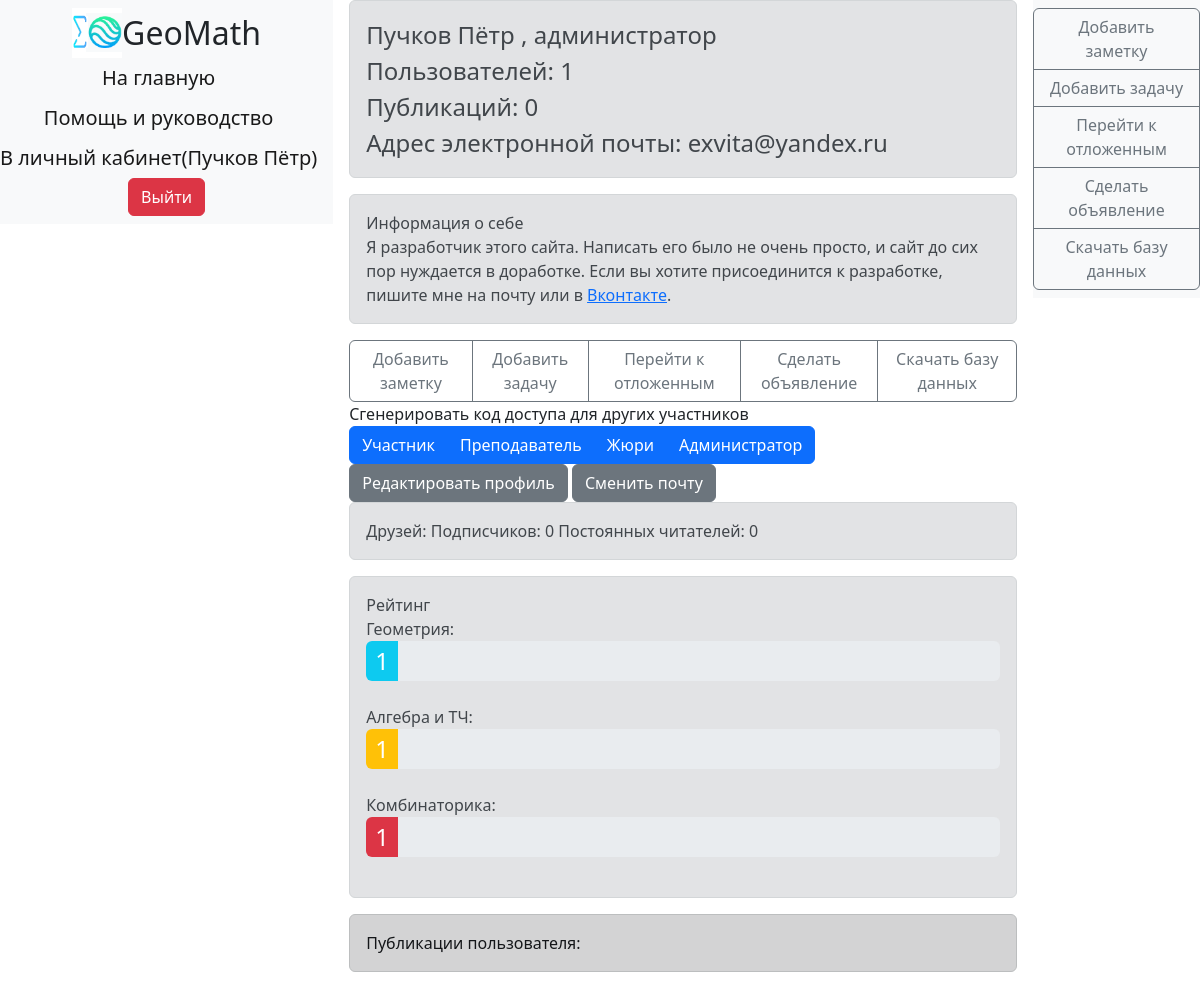
Screenshot of /profile/1 (signed in) with the database file from the repository.
### data/users.py (models this page shows, shortened)
class User(SqlAlchemyBase, UserMixin):
    __tablename__ = 'users'
    id = sqlalchemy.Column(sqlalchemy.Integer,
                           primary_key=True, autoincrement=True)
    name = sqlalchemy.Column(sqlalchemy.String, nullable=True)
    status = sqlalchemy.Column(sqlalchemy.String, nullable=True)
    about = sqlalchemy.Column(sqlalchemy.String, nullable=True)
    email = sqlalchemy.Column(sqlalchemy.String,
                              index=True, unique=True, nullable=True)
    email_code = sqlalchemy.Column(sqlalchemy.String)
    new_email = sqlalchemy.Column(sqlalchemy.String)
    new_email_code = sqlalchemy.Column(sqlalchemy.String, default='')
    hashed_password = sqlalchemy.Column(sqlalchemy.String, nullable=True)
    created_date = sqlalchemy.Column(sqlalchemy.DateTime,
                                     default=datetime.datetime.now)
    wrong = sqlalchemy.Column(sqlalchemy.PickleType, default=[])
    toread = sqlalchemy.Column(sqlalchemy.PickleType, default=[])
    subscribers_count = sqlalchemy.Column(sqlalchemy.Integer, default=0)
    readers = sqlalchemy.Column(sqlalchemy.PickleType, default=[])
    subscribes = sqlalchemy.Column(sqlalchemy.PickleType, default=[])
    posts = orm.relation("Post", back_populates='user')
    problems = orm.relation("Problem", back_populates='user')
    solutions = orm.relation("Solution", back_populates='user')
    comments = orm.relation("Comment", back_populates='user')
    def profile_href(self):
        return f"/profile/{self.id}"
    def get_rank(self, theme=None, creating_only=False): # Умная функция подсчёта рейтинга
        res = 0
        if self.status in ['жюри', 'преподаватель']:
            return 100
        for post in self.posts:
            if theme is None or post.theme == theme:
                res += post.rank
        for comment in self.comments:
            if theme is None or comment.theme == theme:
                res += comment.rank * 0.3
        timedelta = datetime.datetime.now() - self.created_date
        months = timedelta.seconds / 60 / 60 / 24 / 30
        res -= months
        rank = max(1, math.atan(res / 2000) / math.pi * 200)
        return rank

### main.py (the view)
@login_required
@app.route('/profile/<int:user_id>')
def profile(user_id):
    if not current_user.is_authenticated:
        return redirect('/login')
    db_sess = db_session.create_session()
    user = db_sess.query(User).filter(User.id == user_id).first()
    if not user:
        db_sess.close()
        return redirect("/")
    publs = sorted(list(user.posts) + list(user.problems), key=lambda x: x.created_date)[
            ::-1]
    res = make_response(
        render_template("profile.html", title=user.name, user=user, viewer=current_user, publications=publs,
                        isinstance=isinstance,
                        Post=Post, Problem=Problem,
                        subscribers=user.subscribers_count, readers=(0 if not user.readers else len(user.readers)),
                        geom1=user.get_rank('0', creating_only=True),
                        alg1=user.get_rank('1', creating_only=True), comb1=user.get_rank('2', creating_only=True),
                        geom2=user.get_rank('0'),
                        alg2=user.get_rank('1'), comb2=user.get_rank('2'), with_cats_show=with_cats_show,
                        admin_message=admin_message, users_count=db_sess.query(User).count(),
                        publ_count=db_sess.query(Post).count() + db_sess.query(Problem).count()
                        ))
    return res

### data/db_session.py (called while the page is built)
def create_session() -> Session:
    global __factory
    return __factory()

### main.py (called while the page is built)
@login_manager.user_loader
def load_user(user_id):
    db_sess = db_session.create_session()
    return db_sess.query(User).get(user_id)

### templates/profile.html (shortened to what this page needs)
{% extends "base.html" %}
{% block content %}
<div class="alert alert-secondary"><font size="5">
    {{ user.name }}
    {% if viewer.id==user.id and user.status=="администратор" %}, администратор<br> Пользователей: {{users_count}}<br>Публикаций:
    {{publ_count}}
    {% endif %}
    <br>
    Адрес электронной почты: {{ user.email }}
</font></div>
{% if user.about %}
{% if user.status=="администратор" %}
<div class="alert alert-secondary">Информация о себе <br> {{ user.about|safe }}</div>
{% else %}
<div class="alert alert-secondary">Информация о себе <br> {{ user.about }}</div>
{% endif %}
{% endif %}
<div class="btn-group" role="group">
    {% if current_user.is_authenticated %}
    <a href="/add_post" class="btn btn-outline-secondary">Добавить заметку</a>
    <a href="/add_problem" class="btn btn-outline-secondary">Добавить задачу</a>
    <a class="btn btn-outline-secondary" href="/my">Перейти к отложенным</a>
    {% if current_user.status == "администратор" %}
    <a class="btn btn-outline-secondary" href="/admin_message">Сделать объявление</a>
    <a class="btn btn-outline-secondary" href="/get_db">Скачать базу данных</a>
    {% endif %}
    {% endif %}
</div>
{% if viewer.id==user.id %}
Сгенерировать код доступа для других участников<br>
{% if user.status=="администратор" %}
<div class="btn-group" role="group" aria-label="Basic example">
    <a href="/generate_code/участник" class="btn btn-primary">Участник</a>
    <a href="/generate_code/преподаватель" class="btn btn-primary">Преподаватель</a>
    <a href="/generate_code/жюри" class="btn btn-primary">Жюри</a>
    <a href="/generate_code/администратор" class="btn btn-primary">Администратор</a>
</div>
{% elif user.status=="жюри" %}
<div class="btn-group" role="group" aria-label="Basic example">
    <a href="/generate_code/участник" class="btn btn-primary">Участник</a>
    <a href="/generate_code/преподаватель" class="btn btn-primary">Преподаватель</a>
    <a href="/generate_code/жюри" class="btn btn-primary">Жюри</a>
</div>
{% elif user.status=="преподаватель" %}
<div class="btn-group" role="group" aria-label="Basic example">
    <a href="/generate_code/участник" class="btn btn-primary">Участник</a>
    <a href="/generate_code/преподаватель" class="btn btn-primary">Преподаватель</a>
</div>
{% elif user.status=="участник" %}
<div class="btn-group" role="group" aria-label="Basic example">
    <a href="/generate_code/участник" class="btn btn-primary">Участник</a>
</div>
{% endif %}
{% set edit_profile_href = "/edit_profile/" + user.id|string %}
{% set email_reset_href = "/reset_email/"+user.id|string %}
<a class="btn btn-secondary" href={{ edit_profile_href }}>Редактировать профиль</a> <a class="btn btn-secondary" href={{
                                                                                       email_reset_href }}>Сменить
    почту</a>
{% endif %}
<div class="alert alert-secondary">Друзей: {{ friends }} Подписчиков: {{ subscribers }} Постоянных читателей: {{ readers
    }}
</div>
{% if user.status!="жюри" and user.status!="преподаватель" %}
<div class="alert alert-secondary">
    Рейтинг<br>
    Геометрия:
    <div class="progress" style="height: 40px;">
        {% if 0<=geom1 and geom1<10 %}
        <div class="progress-bar bg-info" role="progressbar" style="width: 5%" aria-valuenow="5" aria-valuemin="0"
             aria-valuemax="100"><font
                size="5">{{ geom1 }}</font></div>
        {% elif 10<=geom1 and geom1<30 %}
        <div class="progress-bar bg-info" role="progressbar" style="width: 20%" aria-valuenow="20" aria-valuemin="0"
             aria-valuemax="100"><font
                size="5">{{ geom1 }}</font></div>
        {% elif 30<=geom1 and geom1<50 %}
        <div class="progress-bar bg-info" role="progressbar" style="width: 40%" aria-valuenow="40" aria-valuemin="0"
             aria-valuemax="100"><font
                size="5">{{ geom1 }}</font></div>
        {% elif 50<=geom1 and geom1<70 %}
        <div class="progress-bar bg-info" role="progressbar" style="width: 60%" aria-valuenow="60" aria-valuemin="0"
             aria-valuemax="100"><font
                size="5">{{ geom1 }}</font></div>
        {% elif 70<=geom1 and geom1<90 %}
        <div class="progress-bar bg-info" role="progressbar" style="width: 80%" aria-valuenow="80" aria-valuemin="0"
             aria-valuemax="100"><font
                size="5">{{ geom1 }}</font></div>
        {% elif 90<=geom1 and geom1<100 %}
        <div class="progress-bar bg-info" role="progressbar" style="width: 95%" aria-valuenow="95" aria-valuemin="0"
             aria-valuemax="100"><font
                size="5">{{ geom1 }}</font></div>
        {% elif geom1==100 %}
        <div class="progress-bar bg-info" role="progressbar" style="width: 100%" aria-valuenow="100" aria-valuemin="0"
             aria-valuemax="100"><font
                size="5">{{ geom1 }}</font></div>
        {% endif %}
    </div>
    <br>
    Алгебра и ТЧ:
    <div class="progress" style="height: 40px;">
        {% if 0<=alg1 and alg1<10 %}
        <div class="progress-bar bg-warning" role="progressbar" style="width: 5%" aria-valuenow="5" aria-valuemin="0"
             aria-valuemax="100"><font
                size="5"> {{ alg1 }}</font></div>
        {% elif 10<=alg1 and alg1<30 %}
        <div class="progress-bar bg-warning" role="progressbar" style="width: 20%" aria-valuenow="20" aria-valuemin="0"
             aria-valuemax="100"><font
                size="5"> {{ alg1 }}</font></div>
        {% elif 30<=alg1 and alg1<50 %}
        <div class="progress-bar bg-warning" role="progressbar" style="width: 40%" aria-valuenow="40" aria-valuemin="0"
             aria-valuemax="100"><font
                size="5"> {{ alg1 }}</font></div>
        {% elif 50<=alg1 and alg1<70 %}
        <div class="progress-bar bg-warning" role="progressbar" style="width: 60%" aria-valuenow="60" aria-valuemin="0"
             aria-valuemax="100"><font
                size="5"> {{ galg1 }}</font></div>
        {% elif 70<=alg1 and alg1<90 %}
        <div class="progress-bar bg-warning" role="progressbar" style="width: 80%" aria-valuenow="80" aria-valuemin="0"
             aria-valuemax="100"><font
                size="5"> {{ alg1 }}</font></div>
        {% elif 90<=alg1 and alg1<100 %}
        <div class="progress-bar bg-warning" role="progressbar" style="width: 95%" aria-valuenow="95" aria-valuemin="0"
             aria-valuemax="100"><font
                size="5"> {{ alg1 }}</font></div>
        {% elif alg1==100 %}
        <div class="progress-bar bg-warning" role="progressbar" style="width: 100%" aria-valuenow="100"
             aria-valuemin="0"
             aria-valuemax="100"><font
                size="5"> {{ alg1 }}</font></div>
        {% endif %}
    </div>
    <br>
    Комбинаторика:
    <div class="progress" style="height: 40px;">
        {% if 0<=comb1 and comb1<10 %}
        <div class="progress-bar bg-danger" role="progressbar" style="width: 5%" aria-valuenow="5" aria-valuemin="0"
             aria-valuemax="100"><font
                size="5">{{ comb1 }}</font></div>
        {% elif 10<=comb1 and comb1<30 %}
        <div class="progress-bar bg-danger" role="progressbar" style="width: 20%" aria-valuenow="20" aria-valuemin="0"
             aria-valuemax="100"><font
                size="5">{{ comb1 }}</font></div>
        {% elif 30<=comb1 and comb1<50 %}
        <div class="progress-bar bg-danger" role="progressbar" style="width: 40%" aria-valuenow="40" aria-valuemin="0"
             aria-valuemax="100"><font
                size="5">{{ comb1 }}</font></div>
        {% elif 50<=comb1 and comb1<70 %}
        <div class="progress-bar bg-danger" role="progressbar" style="width: 60%" aria-valuenow="60" aria-valuemin="0"
             aria-valuemax="100"><font
                size="5">{{ comb1 }}</font></div>
        {% elif 70<=comb1 and comb1<90 %}
        <div class="progress-bar bg-danger" role="progressbar" style="width: 80%" aria-valuenow="80" aria-valuemin="0"
             aria-valuemax="100"><font
                size="5">{{ comb1 }}</font></div>
        {% elif 90<=comb1 and comb1<100 %}
        <div class="progress-bar bg-danger" role="progressbar" style="width: 95%" aria-valuenow="95" aria-valuemin="0"
             aria-valuemax="100"><font
                size="5">{{ comb1 }}</font></div>
        {% elif comb1==100 %}
        <div class="progress-bar bg-danger" role="progressbar" style="width: 100%" aria-valuenow="100" aria-valuemin="0"
             aria-valuemax="100"><font
                size="5">{{ comb1 }}</font></div>
        {% endif %}
    </div>
    <br>
</div>
{% endif %}
<div class="alert alert-dark">Публикации пользователя:
</div>
{% endblock %}

### templates/base.html (shortened to what this page needs)
<!doctype html>
<html lang="en">
<head>
    <link href="https://cdn.jsdelivr.net/npm/bootstrap@5.2.0-beta1/dist/css/bootstrap.min.css" rel="stylesheet"
>
    <link href="/static/css/bootstrap.min.css" rel="stylesheet">
    <link href="/static/css/cheatsheet.css" rel="stylesheet">
    <link href="/static/css/my.css" rel="stylesheet">
</head>
<body>
<header>
    <nav class="navbar navbar-secondary bg-light flex-column sticky-top">
        <div><img src="/static/images/icon.png" height="50" style="vertical-align: middle"><font size="6"
                                                                                                style="vertical-align: middle">GeoMath</font>
        </div>
        <a class="navbar-brand" href="/">На главную</a>
        <a class="navbar-brand" href="/help">Помощь и руководство</a>
        {% if current_user.is_authenticated %}
        <a class="navbar-brand" href={{ current_user.profile_href() }}>В личный кабинет({{ current_user.name
            }})</a>
        {% endif %}
        {% if current_user.is_authenticated %}
        <a class="btn btn-danger" href="/logout">Выйти</a>
        {% else %}
        <p>
            <a class="btn btn-primary " href="/register">Зарегистрироваться</a>
            <a class="btn btn-success" href="/login">Войти</a>
        </p>
        {% endif %}
    </nav>
</header>
<main role="main">
    {% block content %}{% endblock %}
</main>
<header>
    <nav class="navbar navbar bg-light flex-column  sticky-top">
        <div class="btn-group-vertical" role="group">
            {% if current_user.is_authenticated %}
            <a href="/add_post" class="btn btn-outline-secondary">Добавить заметку</a>
            <a href="/add_problem" class="btn btn-outline-secondary">Добавить задачу</a>
            <a class="btn btn-outline-secondary" href="/my">Перейти к отложенным</a>
            {% if current_user.status == "администратор" %}
            <a class="btn btn-outline-secondary" href="/admin_message">Сделать объявление</a>
            <a class="btn btn-outline-secondary" href="/get_db">Скачать базу данных</a>
            {% endif %}
            {% endif %}
        </div>
    </nav>
</header>
</body>
</html>

### static/css/cheatsheet.css (style rules this page uses)
body { scroll-behavior: smooth; }
@media (min-width: 1200px) { body { display: grid; grid-template-rows: auto; grid-template-columns: 1fr 4fr 1fr; gap: 1rem; } }

### static/css/my.css (style rules this page uses)
body { background-color: white; }

### rows the page displays
User: name "Пучков Пётр", email "exvita@yandex.ru", about "Я разработчик этого сайта. Написать его было не очень просто, и сайт до сих пор нуждается в доработке. Если вы хотите присоединится к разработке, пишите мне на почту или в Вконтакте ."

### other values shown
{{ users_count }} "1"
{{ publ_count }} "0"
{{ subscribers }} "0"
{{ readers }} "0"
{{ geom1 }} "1"
{{ alg1 }} "1"
{{ comb1 }} "1"
